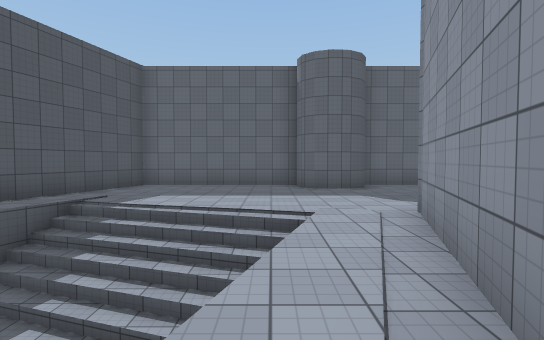
[1] (above)

24 first-person views from a walk through a Unity game level. The camera is 1.5 m above the floor, tilts 2° down and sees 85° across. The floor is counted in squares, 2 m on a side. Each view is taken from the middle of a square. On the plan, view 1 faces up. The plan holds only what a view shows up to about 10 squares ahead; the rest is blank. The place goes on beyond the plan. The player character is not drawn. Surface patterns are stand-ins for the level's own textures.

[2]
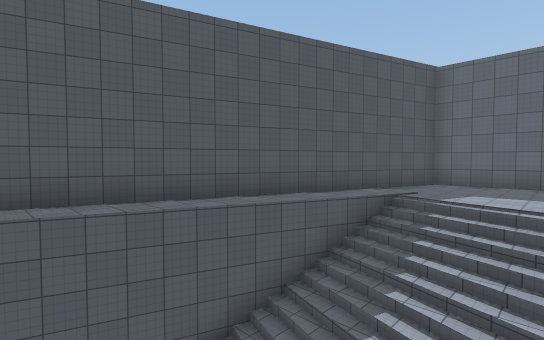

[3]
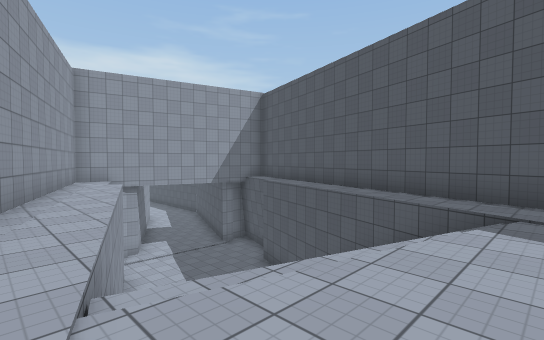

[4]
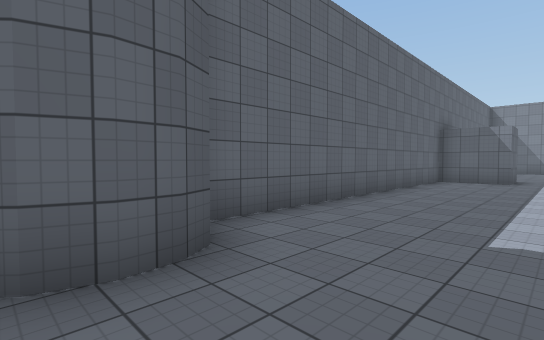

[5]
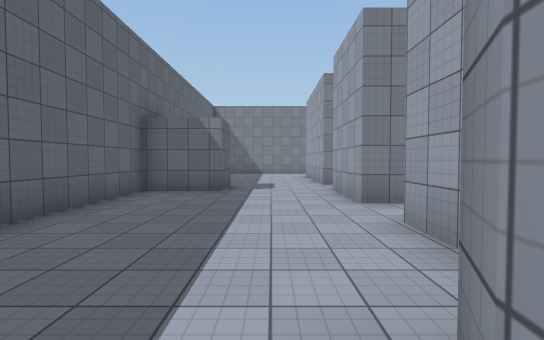

[6]
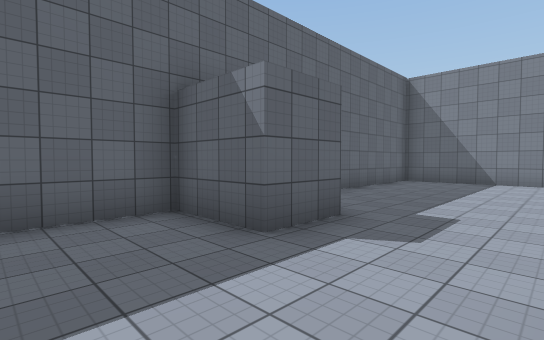

[7]
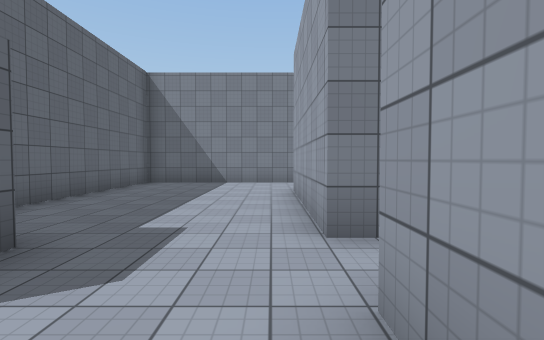

[8]
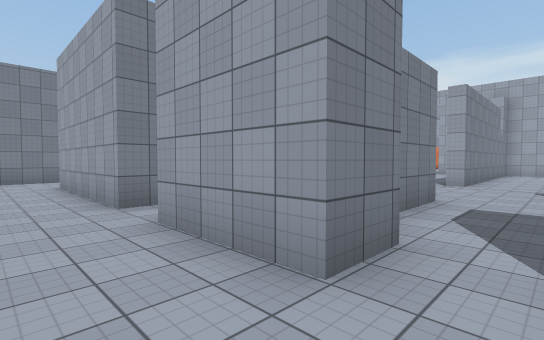

[9]
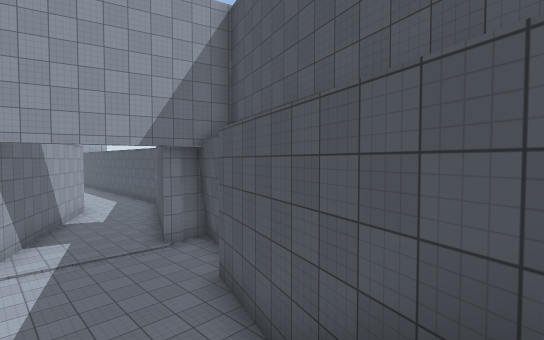

[10]
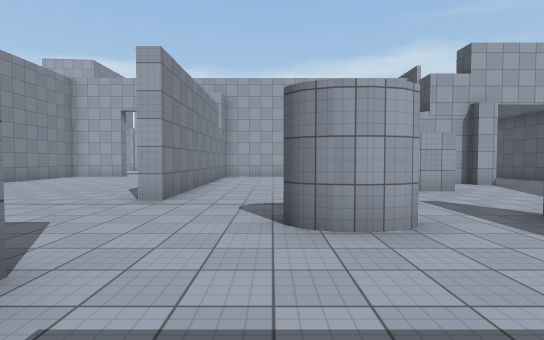

[11]
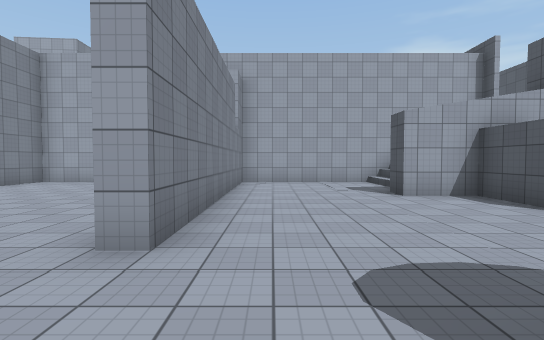

[12]
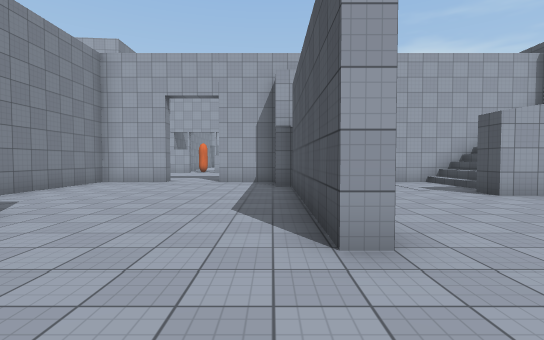

[13]
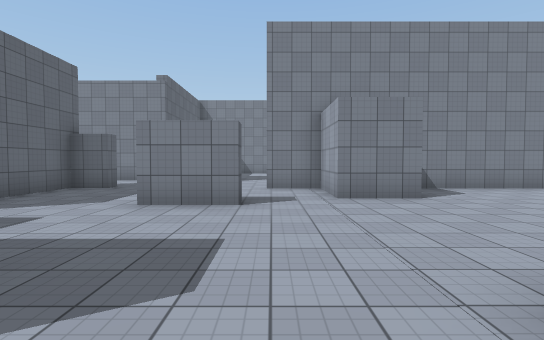

[14]
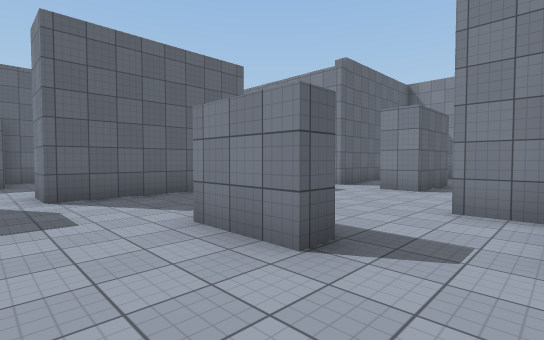

[15]
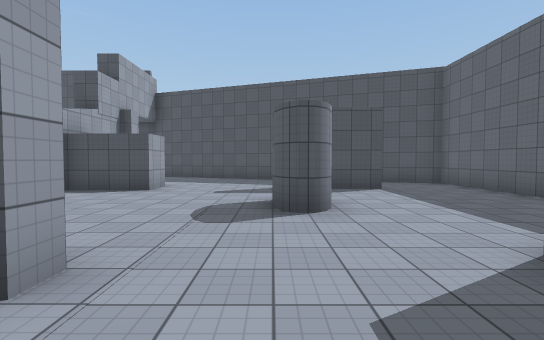

[16]
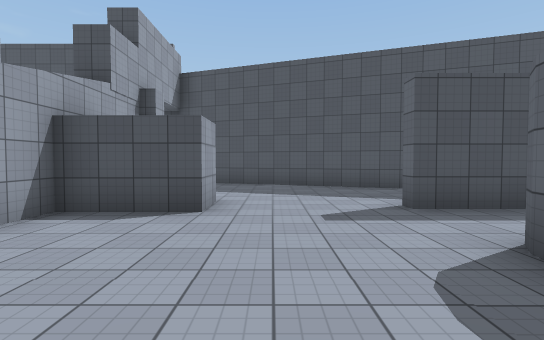

[17]
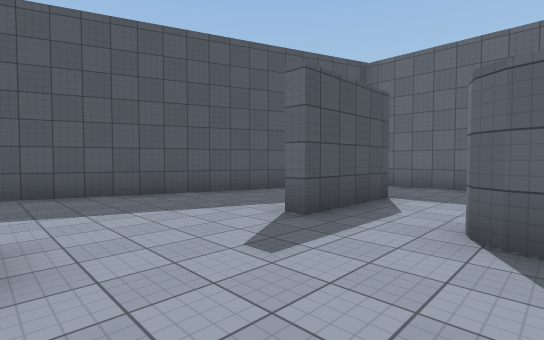

[18]
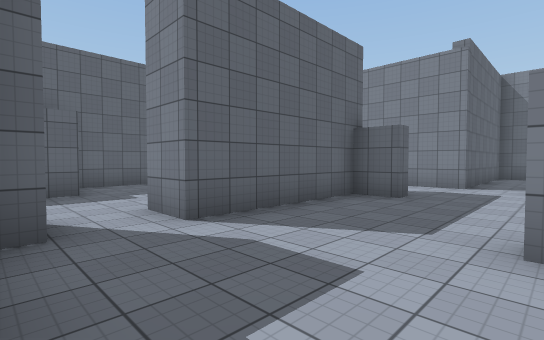

[19]
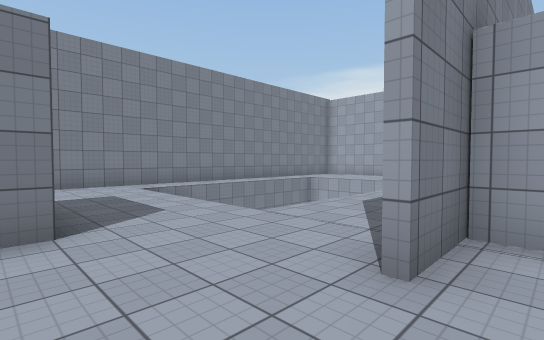

[20]
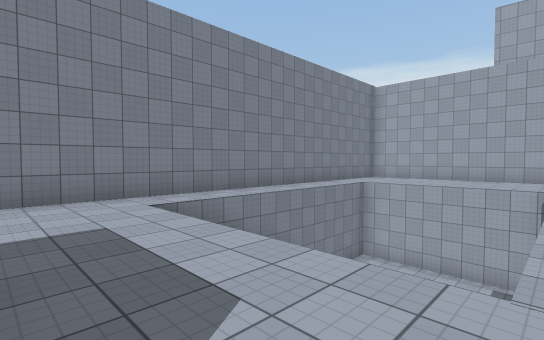

[21]
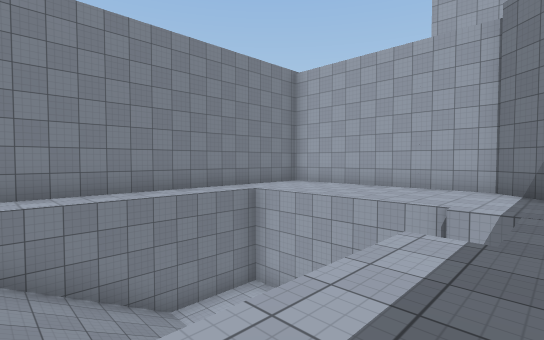

[22]
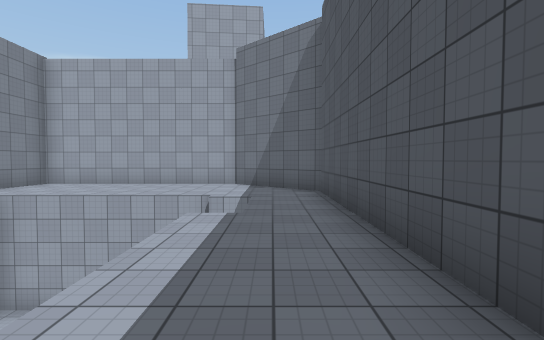

[23]
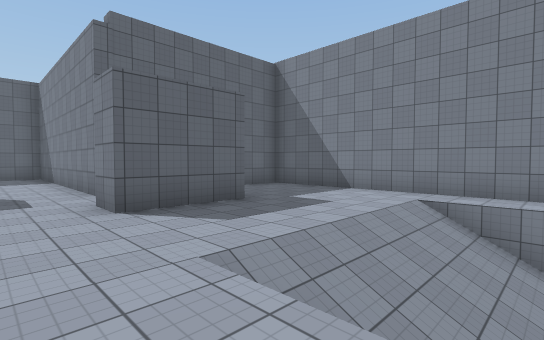

[24]
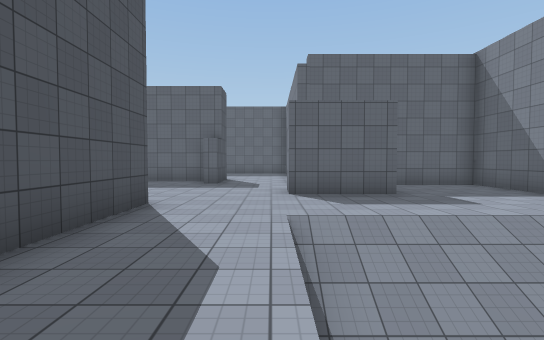

### Floor plan
Key: @ floor where view 1 was taken; # wall or solid block; . main floor; - floor 5 m lower than the main floor; _ floor 5.5 m lower than the main floor; < floor 5.75 m lower than the main floor; / step, stairs or slope.
Columns run from 8 left of view 1 to 26 right of it. Each row starts with its distance up from view 1.
  9    ###########################
  8    #......#.........##.......#
  7    #.........................#
  6   ##.........................#
  5   #.///.....  #..............#
  4   #./////.#######..##.#####..#
  3   #./////.##.......#......#..#
  2   ##//  /.##.......#.........######
  1   ##    .##........#..............#
  0  ##<    @##..#.........#.....##...#
 -1  ##<<  /.##..#.........#..........#
 -2 ##<<<<<.##................#.......#
 -3 #<<<<< .##................#.//////#
 -4 #<<<<</.##.........#....###.//////#
 -5 ##____###..........#......#.//////#
 -6  #___####....#.....#......#./  ///#
 -7  ___##   ..#.#.....#......#./  ///#
 -8   __#       ####...#......#./   -/#
 -9    ##         /....#......#.    -/#
-10               /....# .....#.#----/#
-11            ###########..###.......#
-12                           ##......#
-13                            ##.....#
-14                             #######

Positions as (right, up) in squares from view 1, and headings:
1: (0, 0), facing up
2: (-1, -1), facing up-left
3: (1, 6), facing down-left
4: (1, 6), facing up-right
5: (5, 6), facing right
6: (10, 5), facing up-right
7: (11, 5), facing right
8: (9, 6), facing down-right
9: (-3, 3), facing down-left
10: (9, 2), facing down
11: (10, -1), facing down
12: (12, -1), facing down
13: (10, -2), facing right
14: (13, -3), facing up-right
15: (13, -2), facing left
16: (10, -4), facing left
17: (8, -5), facing up-left
18: (12, 0), facing up-right
19: (17, 0), facing down-right
20: (20, -1), facing down-right
21: (19, -5), facing down-right
22: (19, -4), facing down
23: (19, -5), facing up-right
24: (20, -7), facing up
